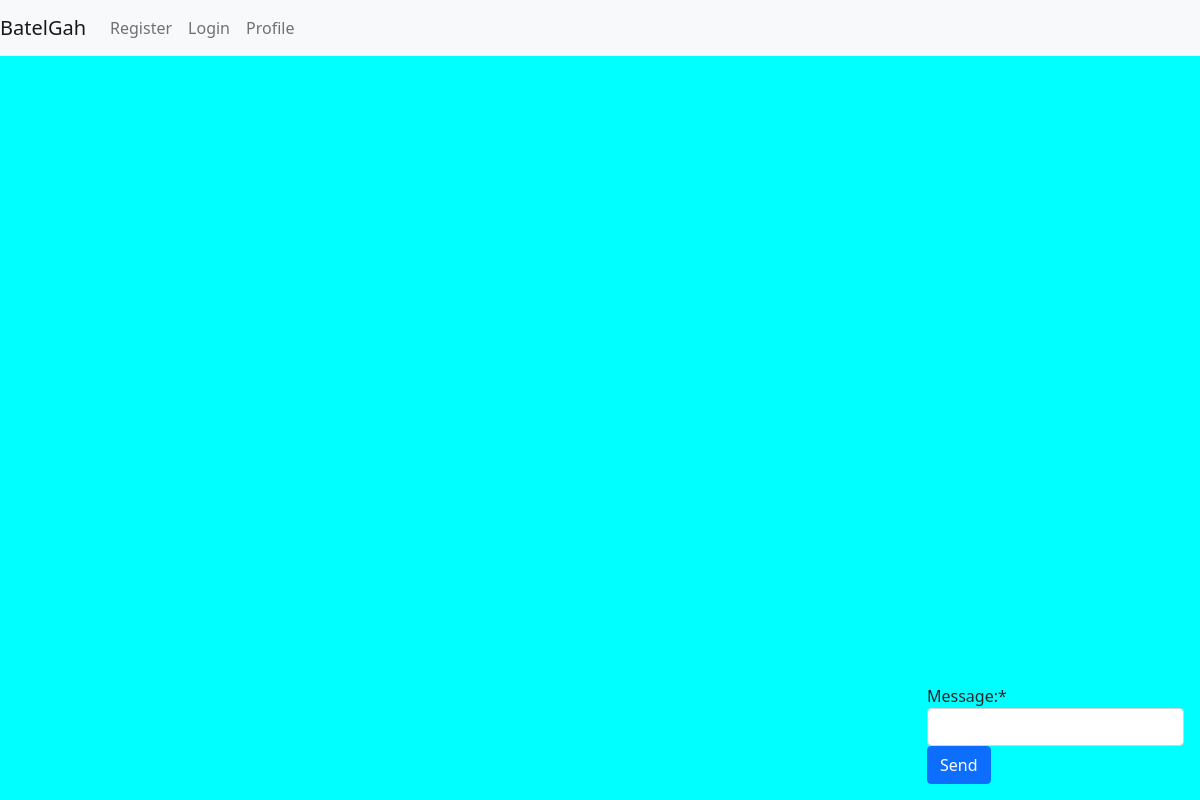
The page / (signed in) on the database as committed earlier.
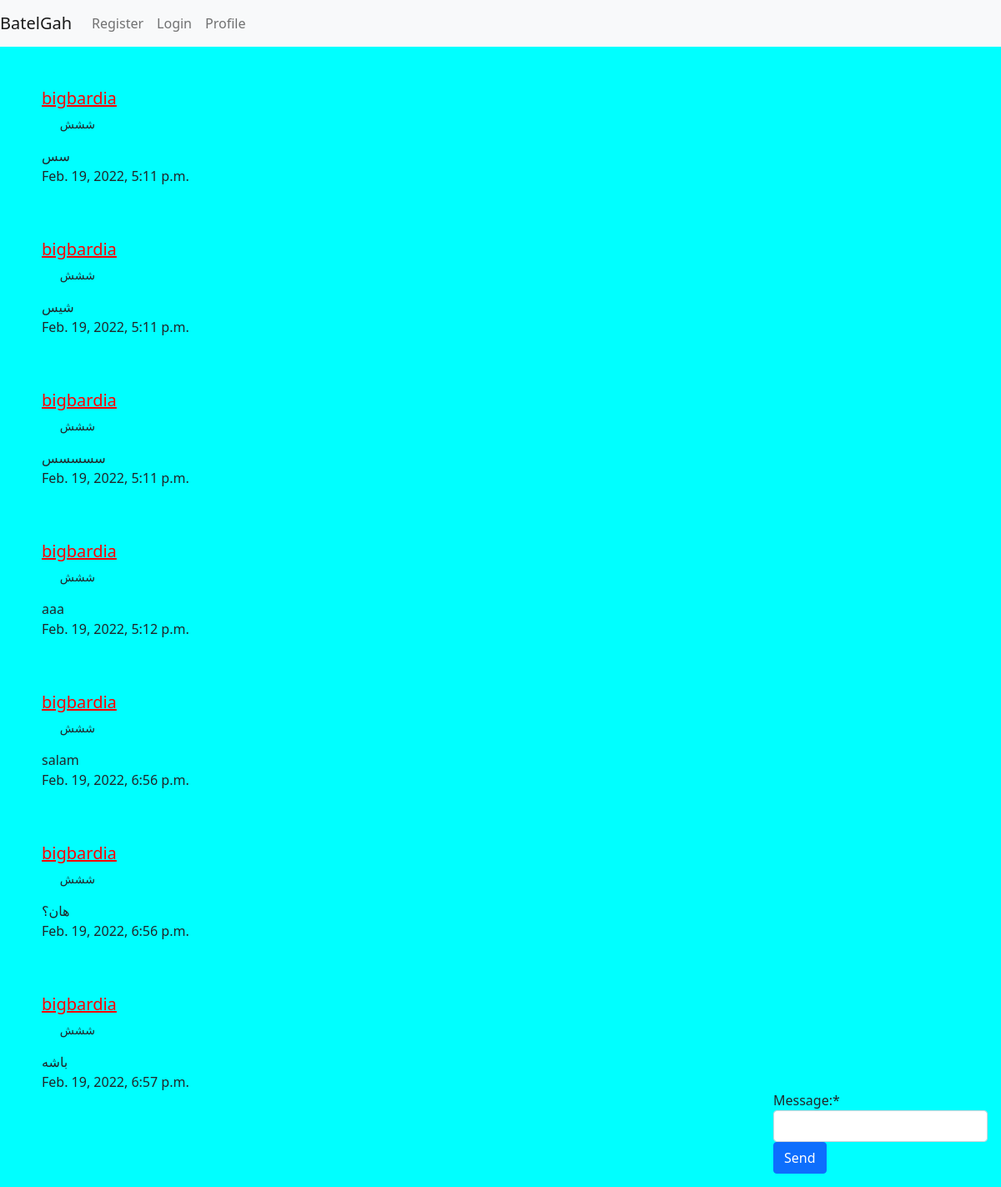
The same page on the database as committed later.
### chat/models.py (models this page shows, shortened)
class Chat(models.Model):
    user = models.ForeignKey(User , on_delete=models.CASCADE)
    timestamp = models.DateTimeField(auto_now_add=True)
    text = RichTextField()

### account/models.py (models this page shows, shortened)
class User(AbstractBaseUser):
    email = models.EmailField(unique=True)
    slug = models.SlugField(max_length=20 , unique=True ,  blank=True)
    token = models.OneToOneField(Token , on_delete=models.CASCADE , null = True , blank=True)
    date_joined = models.DateTimeField(auto_now_add=True)
    username = models.CharField(max_length=48 , blank=True)
    about = models.TextField(blank=True , null=True)
    status = models.CharField(max_length=50 , blank=True , null=True)
    admin = models.BooleanField(default=False)
    staff = models.BooleanField(default=False)
    active = models.BooleanField(default=True)
    USERNAME_FIELD = 'email'
    REQUIRED_FIELDS = ['username']
    objects=  UserManager()
    @property
    def is_active(self):
        return self.active
    def get_absoloute_url(self):
        return reverse("profilesummary" , kwargs={"slug" : self.slug})

### chat/views.py (the view, shortened to what this page needs)
# urls.py: path("" , views.ChatMain.as_view() , name = "main"),
class ChatMain(LoginRequiredMixin , View):
    login_url = "login"
    def get(self ,request):
        if is_ajax(request) == False:
            if "last_message" not in request.session:
                request.session["last_message"] = 0
                if Chat.objects.all().exists():
                    request.session["last_message"] = Chat.objects.all().order_by("-pk")[0].pk
            else:
                if Chat.objects.all().exists():
                    request.session["last_message"] = Chat.objects.all().order_by("-pk")[0].pk
        if is_ajax(request=request):
            if Chat.objects.filter(pk__gt = request.session["last_message"]).exists():
                query  = Chat.objects.filter(pk__gt = request.session["last_message"])
                request.session["last_message"] = query.order_by("-pk")[0].pk
                se_query = ChatSerializer(query , many=True)
                return JsonResponse(se_query.data , safe=False , status = 200)
            else:
                return JsonResponse({} , safe=False , status = 200)
        else:
            if Chat.objects.all().exists():
                request.session["last_message"] = Chat.objects.all().order_by("-pk")[0].pk
            form = ChatForm()
            context = {
                        'form' : form,
                        'chats': Chat.objects.all()
                    }
            return render(request , "main.html" , context)

### chat/forms.py (shortened to what this page needs)
class ChatForm(forms.ModelForm):
    text = forms.CharField(widget=CKEditorWidget() , label="Message:")
    class Meta:
        model = Chat
        fields = ["text"]

### chat/views.py (called while the page is built)
def is_ajax(request):
    return request.META.get("HTTP_X_REQUESTED_WITH", False) == "XMLHttpRequest"

### templates/main.html (shortened to what this page needs)
<!DOCTYPE html>
<html lang="en">
<head>
    {% include 'headers.html' %}
</head>
<body>
    {% load crispy_forms_tags %}
    {% include 'nav.html' %}
    <div id='chat-place' class="chat-class">
        {% for obj in chats.all %}
        <h5><a target="_blank"  href="{{obj.user.get_absoloute_url}}" style="color: red;"> {{obj.user.username}}</a></h5>
        {% if obj.user.status %}
        <small>
        <p>&nbsp; &nbsp; &nbsp; {{obj.user.status}}  </p>
        </small>
        {% else %}
        <small>
            <p>&nbsp; &nbsp; &nbsp;   </p>
        </small>
        {% endif %}
        {{obj.text|safe}}
        <p>{{ obj.timestamp}}</p>
        <br>
        <br>
        {% endfor %}
    </div>
        <section class="chat-box">
        <div>
            <form method="post"> {% csrf_token %}
                    {{form|crispy}}
                    <button type="button" id ='submit' class="btn btn-primary">Send</button>
            </form>
        </div>
        </section>
</body>
</html>

### templates/headers.html (shortened to what this page needs)
<link href="https://cdn.jsdelivr.net/npm/bootstrap@5.1.3/dist/css/bootstrap.min.css" rel="stylesheet">

### templates/nav.html (shortened to what this page needs)
<nav class="navbar navbar-expand-lg navbar-light bg-light">
    <a class="navbar-brand" href="{% url 'main' %}">BatelGah</a>
    <div class="collapse navbar-collapse" id="navbarSupportedContent">
      <ul class="navbar-nav mr-auto">
        <li class="nav-item active">
          <a class="nav-link" href="{% url 'register' %}">Register </a>
        </li>
        <li class="nav-item">
          <a class="nav-link" href="{% url 'login' %}">Login</a>
        </li>
        <li class="nav-item">
          <a class="nav-link" href="{% url 'profile' %}">Profile</a>
        </li>
    </div>
  </nav>

### templates/main.html (style rules this page uses)
body { background-color: aqua; }
.chat-box { position: fixed; bottom: 1rem; right: 1rem; }
.chat-class { float: left; margin: 50px; }

Rows that differ between the two databases and show on the page:
added Chat: user.username "bigbardia", user.status "ششش", text "سس", timestamp "Feb. 19, 2022, 5:11 p.m."
added Chat: user.username "bigbardia", user.status "ششش", text "شیس", timestamp "Feb. 19, 2022, 5:11 p.m."
added Chat: user.username "bigbardia", user.status "ششش", text "سسسسس", timestamp "Feb. 19, 2022, 5:11 p.m."
added Chat: user.username "bigbardia", user.status "ششش", text "aaa", timestamp "Feb. 19, 2022, 5:12 p.m."
added Chat: user.username "bigbardia", user.status "ششش", text "salam", timestamp "Feb. 19, 2022, 6:56 p.m."
added Chat: user.username "bigbardia", user.status "ششش", text "هان؟", timestamp "Feb. 19, 2022, 6:56 p.m."
added Chat: user.username "bigbardia", user.status "ششش", text "باشه", timestamp "Feb. 19, 2022, 6:57 p.m."
